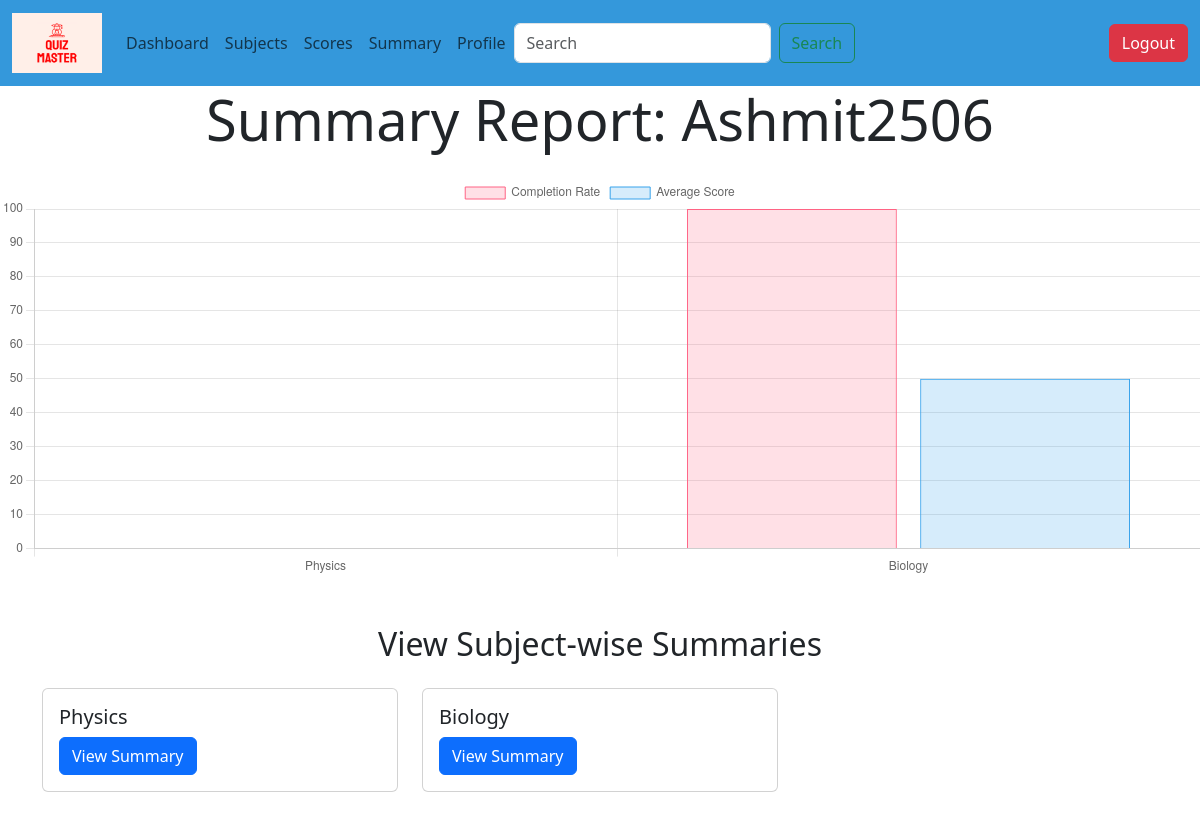
Page /user_summary/2 (signed in) on the committed database.
### controller/models.py (models this page shows, shortened)
class User(UserMixin,db.Model):
    id = db.Column(db.Integer,primary_key = True, autoincrement = True)
    email = db.Column(db.String(64), unique = True, nullable = False)
    password = db.Column(db.String(128), nullable = False)
    username = db.Column(db.String(128),unique = True, nullable = False)
    full_name = db.Column(db.String(128), nullable = False)
    role = db.Column(db.String(64), nullable = False)
    created_at = db.Column(db.DateTime, default = datetime.now)
    updated_at = db.Column(db.DateTime, default = datetime.now, onupdate = datetime.now)
    last_login = db.Column(db.DateTime, default = datetime.now)
    quiz_attempts = db.relationship('Score', backref = 'user', lazy = True)

class Subject(db.Model):
    id = db.Column(db.Integer,primary_key = True, autoincrement = True)
    name = db.Column(db.String(128), unique = True, nullable = False)
    description = db.Column(db.Text)
    chapters = db.relationship('Chapter', backref = 'subject', lazy = True)

### controller/user_summary_routes.py (the view)
@app.route('/user_summary/<int:user_id>')
@login_required
def user_summary(user_id):
    if current_user.role == 'admin' or current_user.id == user_id:
        user = User.query.get_or_404(user_id)
        subjects = Subject.query.all()
        chart_data = []
        for subject in subjects:
            chapters = Chapter.query.filter_by(subject_id=subject.id).all()
            quizzes = []
            for chapter in chapters:
                quizzes.extend(Quiz.query.filter_by(chapter_id=chapter.id).all())
            attempts = Score.query.filter_by(user_id=user.id).all()
            attempted_quizzes = [attempt.quiz_id for attempt in attempts]
            print(attempted_quizzes) #Debugging
            completion_rate = len([quiz.id for quiz in quizzes if quiz.id in attempted_quizzes]) / len(quizzes) * 100 if quizzes else 0 #What percentage of quizzes of that subject has the user completed
            sum_percent_score = 0 #Sum of the percentage scores of all quizzes of that subject
            count = 0
            for quiz in quizzes:
                if quiz.id in attempted_quizzes:
                    attempt = Score.query.filter_by(user_id=user.id, quiz_id=quiz.id).first()
                    percent_score = attempt.score / quiz.maximum_marks * 100 if quiz.maximum_marks > 0 else 0
                    sum_percent_score += percent_score
                    count += 1
            percentage_average_score = sum_percent_score / count if count > 0 else 0
            chart_data.append({'label': subject.name, 'completion_rate': completion_rate, 'percentage_average_score': percentage_average_score})
        return render_template('user_summary.html', user=user, subjects=subjects, chart_data=chart_data)
    else:
        flash("You are not authorized to view this page", "danger")
        return redirect(url_for('home'))

### controller/authorization_routes.py (called while the page is built)
@login_manager.user_loader
def load_user(user_id):
    return User.query.get(int(user_id))

### templates/user_summary.html (shortened to what this page needs)
{% extends "base.html" %}
{% block content %}
    <div class="container">
        <h1 class="display-4 text-center mb-4">Summary Report: {{ user.username }}</h1>
    </div>
    <div class="chart-container mb-3" style="width: 100%; height: 400px;">
        <canvas id="summary-chart" style="width: 100%; height: 100%;"></canvas>
    </div>
    <script>
        const chartData = {{ chart_data|tojson }};
        const labels = chartData.map(data => data.label || '');
        const completionRates = chartData.map(data => data.completion_rate || 0);
        const percentageAverageScores = chartData.map(data => data.percentage_average_score || 0);
        const ctx = document.getElementById('summary-chart').getContext('2d');
        const chart = new Chart(ctx, {
            type: 'bar',
            data: {
                labels: labels,
                datasets: [{
                    label: 'Completion Rate',
                    data: completionRates,
                    backgroundColor: 'rgba(255, 99, 132, 0.2)',
                    borderColor: 'rgba(255, 99, 132, 1)',
                    borderWidth: 1
                }, {
                    label: 'Average Score',
                    data: percentageAverageScores,
                    backgroundColor: 'rgba(54, 162, 235, 0.2)',
                    borderColor: 'rgba(54, 162, 235, 1)',
                    borderWidth: 1
                }]
            },
            options: {
                scales: {
                    y: {
                        beginAtZero: true,
                        max: 100
                    }
                }
            }
        });
    </script>
    <div class="container mt-5">
        <h2 class="text-center mb-4">View Subject-wise Summaries</h2>
        <div class="row">
            {% for subject in subjects %}
                <div class="col-md-4 mb-4">
                    <div class="card">
                        <div class="card-body">
                            <h5 class="card-title">{{ subject.name }}</h5>
                            <a href="{{ url_for('user_subject_summary', user_id = user.id, subject_id=subject.id) }}" class="btn btn-primary">View Summary</a>
                        </div>
                    </div>
                </div>
            {% endfor %}
        </div>
    </div>
{% endblock %}

### rows in the picture
User: username "Ashmit2506"
Subject: name "Physics"
Subject: name "Biology"

### other values in the picture
chart data {{ chart_data|tojson }} [{"completion_rate": 0.0, "label": "Physics", "percentage_average_score": 0}, {"completion_rate": 100.0, "label": "Biology", "percentage_average_score": 50.0}]
